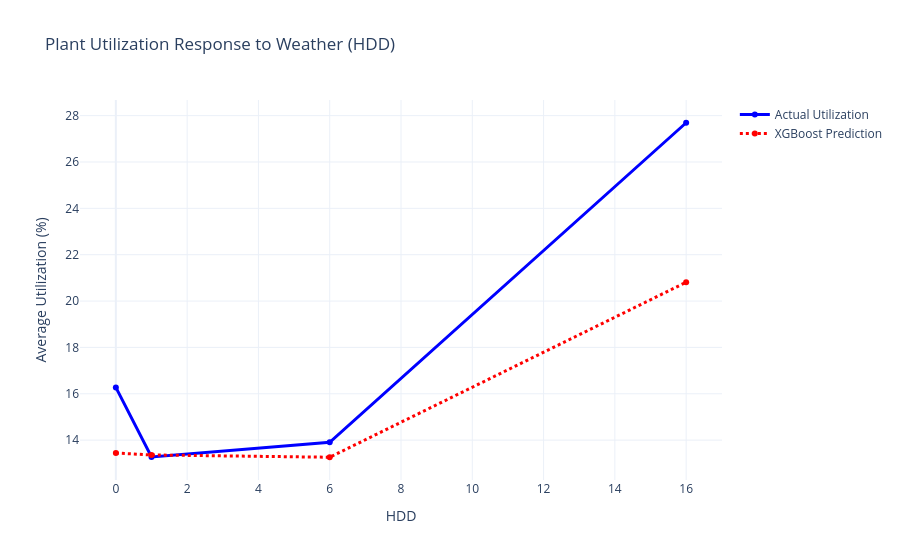

Notebook cell for this chart:
### Markdown cell above
## Plant Utilization Response to Cooling Degree Days (CDD)

> **Key Takeaway:** Cooling Degree Days track summer heat stress. As CDD climbs toward 20 and beyond, actual grid utilization rises steadily to keep up with air conditioning demand across the region.

* **Actual utilization climbs with summer heat**
When CDD sits low near zero, actual plant usage hovers smoothly between 14 and 15 percent. Once CDD passes 15 and pushes up toward 24, actual usage rises steadily up to nearly 20 percent.

* **How XGBoost reacts to cooling demand**
XGBoost catches the overall upward push as heat increases. While it dips lower during mild CDD days around 3, it ramps up aggressively to match the summer peak when CDD passes 15 and 20.

* **Completing the weather story**
Adding this CDD plot alongside your HDD and temperature charts gives you the complete picture of how grid usage reacts to extreme weather in both summer and winter.

### Code cell
import pandas as pd
import plotly.graph_objects as go

# We group by the weather variable to see how plant usage responds
weather_col = 'HDD' if 'HDD' in test_clean.columns else feature_cols[0]

plot_df_weather = test_clean[[weather_col, 'utilization_pct']].copy()
plot_df_weather['predicted_utilization'] = y_pred_reconstructed

# Round weather values so we can group them into clean bins
plot_df_weather['weather_bin'] = plot_df_weather[weather_col].round()

weather_grouped = plot_df_weather.groupby('weather_bin')[['utilization_pct', 'predicted_utilization']].mean().reset_index()
weather_grouped = weather_grouped.sort_values('weather_bin')

# 2. Create the plot
fig_weather = go.Figure()

fig_weather.add_trace(go.Scatter(
    x=weather_grouped['weather_bin'], 
    y=weather_grouped['utilization_pct'],
    mode='lines+markers', 
    name='Actual Utilization',
    line=dict(color='blue', width=3)
))

fig_weather.add_trace(go.Scatter(
    x=weather_grouped['weather_bin'], 
    y=weather_grouped['predicted_utilization'],
    mode='lines+markers', 
    name='XGBoost Prediction',
    line=dict(color='red', width=3, dash='dot')
))

fig_weather.update_layout(
    title=f'Plant Utilization Response to Weather ({weather_col})',
    xaxis_title=weather_col,
    yaxis_title='Average Utilization (%)',
    template='plotly_white',
    hovermode='x unified'
)

fig_weather.show()

### Figure 1 — Plotly figure (JSON) as saved in the notebook; plotly's stock layout.template omitted (floating-point values rounded to 4 significant figures)
{"data": [{"line": {"color": "blue", "width": 3}, "mode": "lines+markers", "name": "Actual Utilization", "type": "scatter", "x": [0.0, 1.0, 6.0, 16.0], "y": [16.28, 13.28, 13.91, 27.69]}, {"line": {"color": "red", "dash": "dot", "width": 3}, "mode": "lines+markers", "name": "XGBoost Prediction", "type": "scatter", "x": [0.0, 1.0, 6.0, 16.0], "y": [13.45, 13.36, 13.26, 20.81]}], "layout": {"hovermode": "x unified", "title": {"text": "Plant Utilization Response to Weather (HDD)"}, "xaxis": {"title": {"text": "HDD"}}, "yaxis": {"title": {"text": "Average Utilization (%)"}}}}
